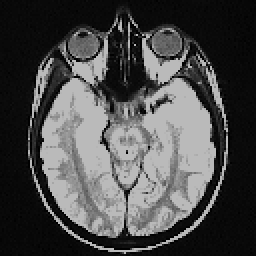
%> input picture Image Analysis and Artificial Vision/image processing assignments (x-ray)/askisi2_ImProc/ImageProcAndAnalysis2/imgProcAndAnalysis2_nbegetis_piv0111/images/HEAD6.BMP, 128 x 128 px (shown 2 times larger)
$ octave --eval "Program_1_gr;"   (GNU Octave 9; MATLAB toolbox functions it lacks are replaced by stand-ins)
%> lines starting %> are read from the running program, lines starting %| are printed output that depends on the picture
%%%%%%%%%%%%%%%%%%%%%%%%%%%%%%%%%%%%%%%%%%%%%%%%%%%%%%%%%%%%%%%%%%%%%%%%%%%
%% Author: Begetis Nikolaos - Postgraduate Student - Bioinformatics, ITMB
%% Supervisor: Cavouras Dionisis - Professor - ITMB
%% Course: Image Processing and Analysis
%% Function: This function uses a main program which calls all the
%% functions implementing windows for image processing such as simple
%% window, broken window, double window and non-linear window. For the
%% non-linear window we used the functions of cosine, sine, exponential,
%% quadratic and cubic. For these functions we normalized their values in a
%% range of (0,1) by finding the min-max values of each one and thus we
%% also normalized the resulted values of the above functions in the same
%% range of (0,1). Then we multiplied each function by (tones-1) so that
%% grey tones range in the integral (0,tones-1). This function is applied
%% on image data
%% Filename: Program_1_gr.m
%%%%%%%%%%%%%%%%%%%%%%%%%%%%%%%%%%%%%%%%%%%%%%%%%%%%%%%%%%%%%%%%%%%%%%%%%%%


function []=Program_1_gr()
clc;echo off;close all;
%Put your images folder into the same folder as your .m program
A=imread('./images/HEAD6.BMP');%Pelvis.bmp HEAD6.BMP
%> A is the input picture: size 128x128 uint8; min 1, max 186, mean 74.3

figure
imagesc(A);         % Display the image selected
colormap('gray');

A=double(A);
%> A: size 128x128 double
x=size(A,1);y=size(A,2);
%> after `x=size(A,1)`: x = 128
%> after `y=size(A,2)`: y = 128
sprintf('x= %f y=%f',x,y);
max_C=max(max(A));min_C=min(min(A));A=(A-min_C)*(255/(max_C-min_C));%back to 0-255
%> after `max_C=max(max(A))`: max_C = 186
%> after `min_C=min(min(A))`: min_C = 1
%> after `A=(A-min_C)*(255/(max_C-min_C))`:
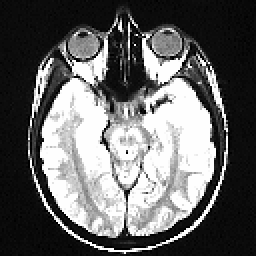
%> A: size 128x128 double (shown 2 times larger); min 0, max 255, mean 101
B=A;
image_depth=255;tones=256;
% tic
value=0;
while value < 1 || value > 4
    value = input('Select the window for the image processing\n1. Simple Window\n2. Broken Window\n3. Double Window\n4. Non-linear Window\nType selection (1-4):  ');
end;
%> this loop made 1 pass; the answer given on pass 1: 1

switch value
    case 1
        disp('simple window');
        WW=100;WL=80;
        tic
        B=My_simple_window(A,image_depth,tones,WW,WL);
        %End of code for simple window here
    case 2
        disp('broken window');
        gray_val=150;im_val=60;
        tic
        B=My_broken_window(A,image_depth,tones,gray_val,im_val);%Have to construct it
        %End of code for simple window here
    case 3
        disp('double window');
        ww1=50;ww2=50;wl1=50;wl2=220;
        tic
        B=My_double_window(A,image_depth,tones,ww1,ww2,wl1,wl2);%Have to construct it
    case 4
        disp('non-linear window');
        funct=0;
        while funct < 1 || funct > 5
            funct = input('Select the function for the non-linear window\n1. Cosine\n2. Sine\n3. Exponential\n4. Quadratic\n5. Cubic\nType selection (1-5):  ');
        end;
        tic
        B=My_non_linear_window(A,image_depth,tones,funct);%Have to construct it
end
%========= PLOT IMAGES =====================
figure
colormap('gray');
switch value
    case 1
        subplot(1,2,1);imagesc(A);xlabel('Original Image');%colorbar;
        axis equal;axis([1 size(A,2) 1 size(A,1)]);
        subplot(1,2,2);imagesc(B);xlabel('Single-Window Processed Image');
        axis equal;axis([1 size(B,2) 1 size(B,1)]);
    case 2
        subplot(1,2,1);imagesc(A);xlabel('Original Image');%colorbar;
        axis equal;axis([1 size(A,2) 1 size(A,1)]);
        subplot(1,2,2);imagesc(B);xlabel('Broken-Window Processed Image');
        axis equal;axis([1 size(B,2) 1 size(B,1)]);
    case 3
        subplot(1,2,1);imagesc(A);xlabel('Original Image');%colorbar;
        axis equal;axis([1 size(A,2) 1 size(A,1)]);
        subplot(1,2,2);imagesc(B);xlabel('Double-Window Processed Image');
        axis equal;axis([1 size(B,2) 1 size(B,1)]);
    case 4
        subplot(1,2,1);imagesc(A);xlabel('Original Image');%colorbar;
        axis equal;axis([1 size(A,2) 1 size(A,1)]);
        subplot(1,2,2);imagesc(B);xlabel('Double-Window Processed Image');
        axis equal;axis([1 size(B,2) 1 size(B,1)]);
end

toc
%========================================================
function [C]=My_simple_window(A,image_depth,tones,WW,WL)
%> called with image_depth = 255, tones = 256, WW = 100, WL = 80
C=A;

% Formulas:
% 1. WW = Vb - Va
% 2. WC = (Vb+Va)/2

x=size(C,1);
%> x = 128
y=size(C,2);
%> y = 128
Vb=(2.0*WL+WW)/2.0; % Formula 2 solving to find Vb, by substituting Va from
                    % Formula 1
if(Vb>image_depth)  % if Vb exceeds image depth then set it to image depth
    Vb=image_depth;
end;

Va=Vb-WW; % use of Formula 1 to find Va

if(Va<0) % if Va outreaches image depth minimum=0 then set to 0
    Va=0;
end;

% make the simple window tone function
for i=1:x
    for j=1:y
        ival=C(i,j);    % initial tone value of C(i,j).Takes elements in a uint8 format
        if (ival>=Va & ival<=Vb)
            tone=(tones-1)*(double(ival)-Va)/(Vb-Va);
        end;
        if (ival<Va)
            tone=0;
        end;
        if (ival>Vb)
            tone=tones-1;
        end;

        C(i,j)=tone; % final tone value of C(i,j)
    end;
end;
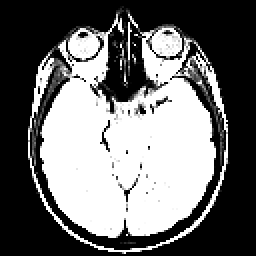
%> C: size 128x128 double (shown 2 times larger); min 0, max 255, mean 110.1
%> after the loop, tone = 0

%%%%%%%%%%%%%%%%%%%%%%%%%%%%%%%%%%%%%%%%%%%%%%%%%%%%%%%%%%%%%%%%%%%%%%%%%%%

% [23 lines left out: function My_broken_window, not called in this run]

%%%%%%%%%%%%%%%%%%%%%%%%%%%%%%%%%%%%%%%%%%%%%%%%%%%%%%%%%%%%%%%%%%%%%%%%%%%

% [39 lines left out: function My_double_window, not called in this run]

%%%%%%%%%%%%%%%%%%%%%%%%%%%%%%%%%%%%%%%%%%%%%%%%%%%%%%%%%%%%%%%%%%%%%%%%%%%

% [91 lines left out: function My_non_linear_window, not called in this run]

$ run again, with Image Analysis and Artificial Vision/image processing assignments (x-ray)/askisi2_ImProc/ImageProcAndAnalysis2/imgProcAndAnalysis2_nbegetis_piv0111/images/HEAD1.BMP copied over Image Analysis and Artificial Vision/image processing assignments (x-ray)/askisi2_ImProc/ImageProcAndAnalysis2/imgProcAndAnalysis2_nbegetis_piv0111/images/HEAD6.BMP
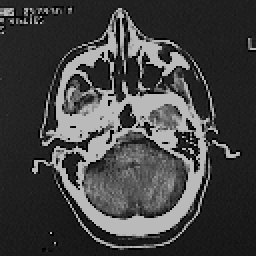
%> input picture Image Analysis and Artificial Vision/image processing assignments (x-ray)/askisi2_ImProc/ImageProcAndAnalysis2/imgProcAndAnalysis2_nbegetis_piv0111/images/HEAD1.BMP, 128 x 128 px (shown 2 times larger)
%> in Program_1_gr, A is the input picture: size 128x128 uint8; min 1, max 186, mean 66.1
%> max_C = 186
%> min_C = 1
%> in Program_1_gr, `A=(A-min_C)*(255/(max_C-min_C))`:
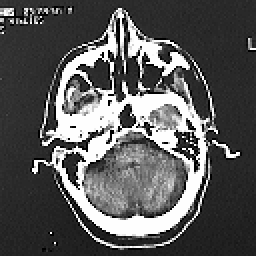
%> A: size 128x128 double (shown 2 times larger); min 0, max 255, mean 89.7
%> the loop in Program_1_gr, `while value < 1 || value > 4` made 1 pass; the answer given on pass 1: 1
%> after the loop in My_simple_window, `for i=1:x`:
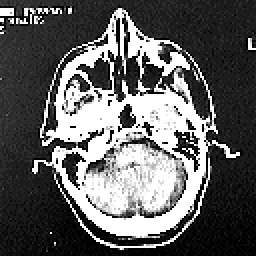
%> C: size 128x128 double (shown 2 times larger); min 0, max 255, mean 95.9
%> after the loop in My_simple_window, `for i=1:x`: tone = 7.86

$ run again, with Image Analysis and Artificial Vision/image processing assignments (x-ray)/askisi2_ImProc/ImageProcAndAnalysis2/imgProcAndAnalysis2_nbegetis_piv0111/images/HEAD2.BMP copied over Image Analysis and Artificial Vision/image processing assignments (x-ray)/askisi2_ImProc/ImageProcAndAnalysis2/imgProcAndAnalysis2_nbegetis_piv0111/images/HEAD6.BMP
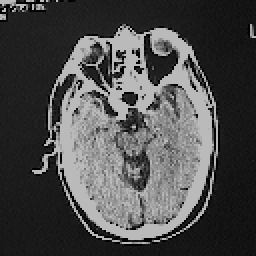
%> input picture Image Analysis and Artificial Vision/image processing assignments (x-ray)/askisi2_ImProc/ImageProcAndAnalysis2/imgProcAndAnalysis2_nbegetis_piv0111/images/HEAD2.BMP, 128 x 128 px (shown 2 times larger)
%> in Program_1_gr, A is the input picture: size 128x128 uint8; min 1, max 186, mean 75.8
%> max_C = 186
%> min_C = 1
%> in Program_1_gr, `A=(A-min_C)*(255/(max_C-min_C))`:
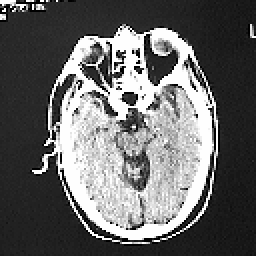
%> A: size 128x128 double (shown 2 times larger); min 0, max 255, mean 103.1
%> the loop in Program_1_gr, `while value < 1 || value > 4` made 1 pass; the answer given on pass 1: 1
%> after the loop in My_simple_window, `for i=1:x`:
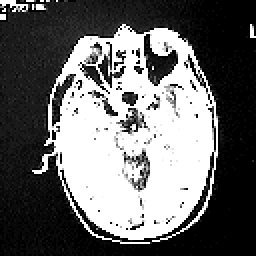
%> C: size 128x128 double (shown 2 times larger); min 0, max 255, mean 105.3
%> after the loop in My_simple_window, `for i=1:x`: tone = 0

$ run again, with Image Analysis and Artificial Vision/image processing assignments (x-ray)/askisi2_ImProc/ImageProcAndAnalysis2/imgProcAndAnalysis2_nbegetis_piv0111/images/HEAD3.BMP copied over Image Analysis and Artificial Vision/image processing assignments (x-ray)/askisi2_ImProc/ImageProcAndAnalysis2/imgProcAndAnalysis2_nbegetis_piv0111/images/HEAD6.BMP
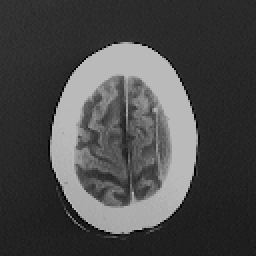
%> input picture Image Analysis and Artificial Vision/image processing assignments (x-ray)/askisi2_ImProc/ImageProcAndAnalysis2/imgProcAndAnalysis2_nbegetis_piv0111/images/HEAD3.BMP, 128 x 128 px (shown 2 times larger)
%> in Program_1_gr, A is the input picture: size 128x128 uint8; min 1, max 186, mean 72.9
%> max_C = 186
%> min_C = 1
%> in Program_1_gr, `A=(A-min_C)*(255/(max_C-min_C))`:
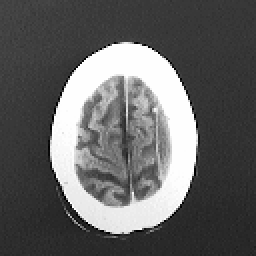
%> A: size 128x128 double (shown 2 times larger); min 0, max 255, mean 99.1
%> the loop in Program_1_gr, `while value < 1 || value > 4` made 1 pass; the answer given on pass 1: 1
%> after the loop in My_simple_window, `for i=1:x`:
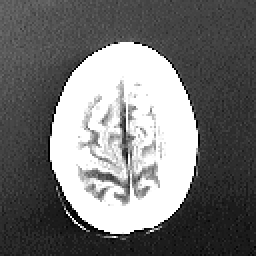
%> C: size 128x128 double (shown 2 times larger); min 0, max 255, mean 116.5
%> after the loop in My_simple_window, `for i=1:x`: tone = 25.43
